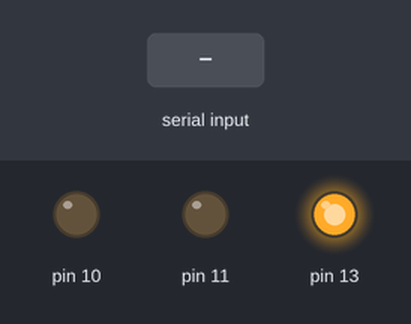
Bench run of a sketch on a simulated Arduino Uno, built with avr-gcc and run on an emulated ATmega328P. On the bench: output pins drawn as LEDs (lit = HIGH). The test bench sets the inputs (shaded band). What the sketch prints to the serial monitor is not drawn.

Above: at 0.01 s.
At 1.3 s:
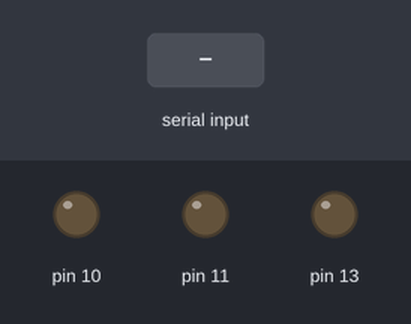
1.4 s: "v" received over Serial
2.9 s: "1" received over Serial
Timing chart, 0 to 5.9 s (numbered marks = the images above; inputs shaded):
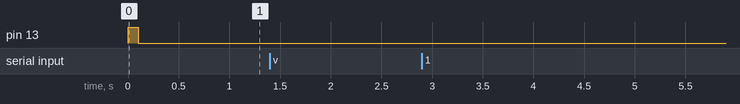

The sketch:

programmer.ino
```cpp
void setup() {
    pinMode(10, OUTPUT);
    pinMode(11, OUTPUT);
    pinMode(12, INPUT);
    pinMode(13, OUTPUT);

    Serial.begin(115200);

    digitalWrite(13, 1);
    delay(100);
    digitalWrite(13, 0);
}

int blocking_read() {
    while (Serial.available() == 0)
        delayMicroseconds(1);
    return Serial.read();
}

int shiftreg = 0;
void loop() {
    int cmd = blocking_read();

    int val, port;
    switch (cmd) {
        case 's':
            port = blocking_read();
            val = blocking_read();
            digitalWrite(port, val);
            break;
        case 'r':
            port = blocking_read();
            val = digitalRead(port);
            Serial.print((char)val);
            break;
        case 'i':
            port = blocking_read();
            shiftreg = ((shiftreg << 1) + digitalRead(port)) & 0xff;
            break;
        case 'v':
            Serial.print((char)shiftreg);
            break;
        default:
            Serial.print((char)cmd);
            break;
    }
}
```

Measured:
- after the input at 1.4 s, every drawn part: stays the same
- after the input at 2.9 s, every drawn part: stays the same
